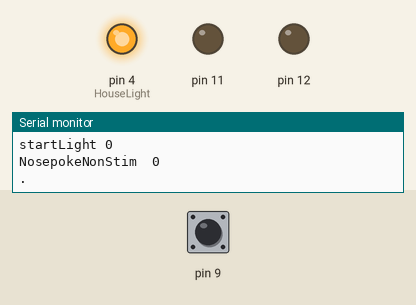
Recording of a sketch running on a simulated Arduino Uno, built with avr-gcc and run on an emulated ATmega328P. On the bench: output pins drawn as LEDs (lit = HIGH), the last lines printed to the serial monitor. The test bench sets the inputs (shaded band); at power-on: pin 9 LOW. Random numbers use the default seed unless the sketch sets one.

Above: at 1.2 s.
1.3 s: pin 9 driven HIGH
At 2.2 s:
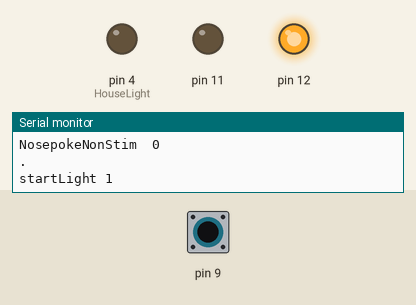
4.3 s: pin 9 pulsed LOW 2 times (0.12 s each, 0.3 s apart)
At 6.0 s:
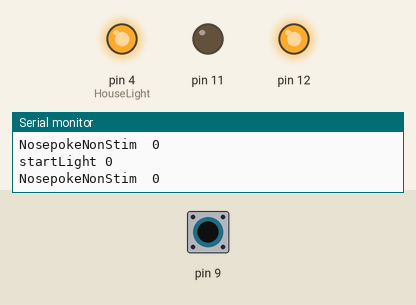
6.4 s: pin 9 pulsed LOW 5 times (0.12 s each, 0.3 s apart)
At 6.77 s:
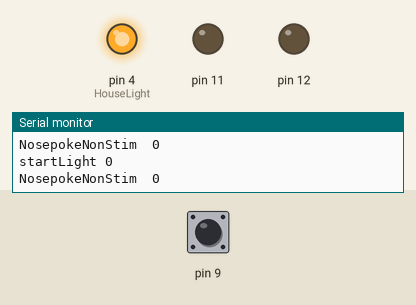
Timing chart, 0 to 9.4 s (numbered marks = the images above; inputs shaded):
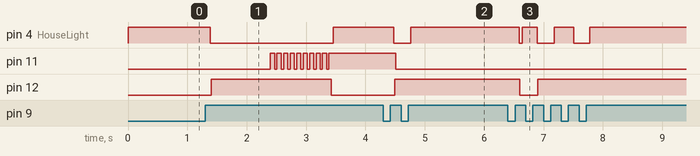

Measured:
- after the input at 1.3 s, pin 4 (HouseLight): HIGH → LOW after 0.08 s, → HIGH 2.1 s later; pin 11: alternates HIGH for 0.07 s and LOW for 0.04 s, 19 changes in all, then stays HIGH, starting after 1.1 s; pin 12: LOW → HIGH after 0.10 s, → LOW 2.0 s later
- after the input at 4.3 s, pin 4 (HouseLight): HIGH → LOW after 0.18 s, → HIGH 0.29 s later; pin 11: HIGH → LOW after 0.21 s; pin 12: LOW → HIGH after 0.19 s
- after the input at 6.4 s, pin 4 (HouseLight): goes LOW 0.05 s, HIGH 0.25 s, LOW 0.29 s, HIGH 0.32 s, LOW 0.27 s, then HIGH, starting after 0.19 s; pin 12: HIGH → LOW after 0.20 s, → HIGH 0.30 s later

The sketch:

Food_Responding_Sept2014.ino
```cpp
/*
  laser and house light control program
  created 2013
  by Glenn Morton 4/20/2013

  Modified by Elizabeth G Guy 9/23/2014

  The circuit: (notice that all pins are organized by groups where inputs are first and outputs are last.)

*/


typedef struct OperantResponse
{
  int inputPin;                   // pin to read inputs on the operant response device (nosepokes)
  boolean state;                   // State used to set the operant device
};

typedef struct Stimulus
{
  int outputPin;                   // pin to turn the reinforcer on and off (Arduino to pellet dispenser and/or light)
  unsigned long OnTime;            // stores milliseconds of ON time for CS light or reward dispenser
  boolean state;                   // State used to set the reinforcer
  unsigned long startTime;         // Store start of stimulus
  unsigned long previousMillis;     // store last update time
};

const unsigned long DispenserOnTime = 50;         // set your  ON time here for pellet dispenser
const int RewardLightOnTime = 2000;       // set how long the CS associated with the pellet will be on
const int ReinforcerDelay = 1000;        // set how long in millis you want to delay reinforcer delivery when the CS is on
const int RandomRatio = 2;                   // set the random ratio value for your schedule of reinforcement

// pin information
const int ButtonPin = 2;     // Button for controlling the house light
const int HouseLight = 4;    // the house light- turn on at start of program and turn off for 2s during reinforcer presentations

const int Nosepoke_NonStim = 7;     // Button for reading the non-stimulated nosepoke hole
const int Nosepoke_Stim = 9;     // Button for reading the stimulated nosepoke hole

const int RewardLight = 12;     // Reward light for pellet dispenser

const int PelletDispenser = 11;  // Pellet dispenser pin

// Variables list:

boolean lightState = HIGH;                       // current state of the light

OperantResponse NonStim = {Nosepoke_NonStim, LOW};      // left operant stimulus information
OperantResponse Stim = {Nosepoke_Stim, LOW};      // right operant stimulus information

Stimulus rewardlight= {RewardLight, RewardLightOnTime, LOW, 0, 0};  // light information for light CS paired with reinforcer

Stimulus dispenser = {PelletDispenser, DispenserOnTime, LOW, 0, 0};  //pellet dispenser information

int masterClock = 0;
int seconds = 0;
int minutes = 0;
int hours = 0;
unsigned long lastChecked = 0;

boolean startLight = false;
int lightStartInSeconds = 0;

//Initialization: set all inputs as INPUT, outputs as OUTPUT and set the initial value of outputs
void setup() {
  Serial.begin(9600);

  randomSeed(analogRead(0)); // seed for the RR2 control of reward delivery

  pinMode(rewardlight.outputPin, OUTPUT);
  digitalWrite(rewardlight.outputPin, HIGH);

  pinMode(dispenser.outputPin, OUTPUT);
  digitalWrite(dispenser.outputPin, LOW);

  pinMode(NonStim.inputPin, INPUT);
  pinMode(Stim.inputPin, INPUT);


  pinMode(HouseLight, OUTPUT);
  digitalWrite(HouseLight, HIGH);
}

//Main loop. Evrything in here runs every frame
void loop() {
  // update the reinforcer stimulus
  rewardlight = UpdateRewardLight(rewardlight);

  //Update the pellet dispenser
  dispenser = UpdateDispenser(dispenser, rewardlight);
  // control the nosepokes
  NosepokeHandler();


  // control the house light
  HouseLighthandler();


  Clock();
}

// Clock function: updates global variables for tracking the amount of time this program has been running.
// parameters: none
// returns: none
void Clock()
{
  boolean printTime = false;
  unsigned long currentTime = millis();
  static int tenths = 100;

  if(lastChecked == 0)
  {
    lastChecked = currentTime;
  }
  if(currentTime - lastChecked >= tenths)
  {
    tenths += 100;
    Serial.println(".");
  }
  if(currentTime - lastChecked >= 1000)
  {
    seconds++;
    tenths = 100;
    lastChecked += 1000;
    //printTime = true;
  }
  if(seconds >= 60)
  {
    minutes++;
    seconds -= 60;
  }
  if(minutes >= 60)
  {
    hours++;
    minutes -=60;
  }
  if(printTime)
  {
    Serial.print(hours);
    Serial.print(":");
    Serial.print(minutes);
    Serial.print(":");
    Serial.print(seconds);
    Serial.print("  millis:");
    Serial.println(currentTime-lastChecked);

    printTime = false;
  }
}
// UpdateRewardLight function: If the input pin is trying to turn the output pin on, have it turn on at the specified length of time; otherwise turn the light off.
// parameters:
//   rewardlight: the light is either on or off
// returns:
//   the updated state of the reinforcer stimulus
struct Stimulus UpdateRewardLight(struct Stimulus curLight) {
  unsigned long currentMillis = millis();

  if (startLight){
      if (curLight.state == LOW){
      curLight.state = HIGH;
      curLight.startTime = currentMillis;
      Serial.print ("Reinforcer ");
      Serial.println("1");
      }
      else{
      if (currentMillis- curLight.startTime > curLight.OnTime){
        curLight.state = LOW; //light turns off
        startLight =false;
        Serial.print ("Reinforcer ");
        Serial.println("0");
        }
      }
  }
    //update output with current state
    digitalWrite(rewardlight.outputPin, curLight.state);
    return curLight;
  }
 //Update Pellet Dispenser Function

//Update Pellet Dispenser Function
struct Stimulus UpdateDispenser(struct Stimulus curDispenser, struct Stimulus curLight) {
  unsigned long currentMillis = millis();

  Serial.print("startLight ");
  Serial.println(startLight);


  if (startLight){
      if (currentMillis - curLight.startTime >= ReinforcerDelay){
        if (curDispenser.state == LOW){
            curDispenser.state = HIGH;
            curDispenser.startTime = currentMillis;
        }
        else if (currentMillis-curDispenser.startTime >= curDispenser.OnTime){
           curDispenser.state = LOW;
        }
    } else {
        curDispenser.state= LOW;
    }
  }
  //update output with current state
  digitalWrite(dispenser.outputPin, curDispenser.state);
  return curDispenser;
}

void NosepokeHandler() {
  NosepokeHandlerStim();
  NosepokeHandlerNonStim();
}

// WheelHandler function: controls the events related to the wheel
// parameters: none
// returns: none
void NosepokeHandlerStim() {
  static int lastNosepokeState = LOW;               // keeps track of whether the wheel was pressed ON or released OFF
  //static int lastNosepokeTime = 0;
  static int NosepokesInTriggerWindow = 0;         // tracking variable for the turns that occured during the triggering window
  // unsigned long randNumber                     // variable to store the output of the random function
  int randNumber = 1;


  // get the current input from the wheel
  Stim.state = digitalRead(Stim.inputPin);

  // if wheel is not HIGH and was LOW the previous frame (i.e. rising edge detecting)
  if (lastNosepokeState == LOW && Stim.state == HIGH) {
    Serial.print("NosepokeStim  ");
    Serial.println(Stim.state);
    // turn the laser on if off
    if(!startLight) {

      if(NosepokesInTriggerWindow <= 10) { // initialize triggering window

        NosepokesInTriggerWindow++;  //update nosepoke counter occured during the triggering window
        startLight = true;          //turn on reinforcer
        Serial.print("Reinforcer ");
        Serial.println("1");
      }
      else{ //more than 10 nosepokes occured
          randNumber = random(RandomRatio);
          Serial.println(randNumber);
          if(randNumber =0){
          // start the laser since enough turns occured during the triggering window
          startLight = true;
          Serial.print("Reinforcer ");
          Serial.println("1");
          }
      }
    }
    else{
            startLight= false;
          }
       }
  lastNosepokeState = Stim.state;         // keep the current state of the nosepoke apparatus for the next frame
  }
void NosepokeHandlerNonStim() {
  static int lastNosepokeState = LOW;      // keeps track of whether the wheel was pressed ON or released OFF

   // get the current input from the wheel
  Stim.state = digitalRead(Stim.inputPin);

  // if wheel is not HIGH and was LOW the previous frame (i.e. rising edge detecting)
  if (lastNosepokeState == LOW && Stim.state == HIGH) {
    Serial.print("NosepokeNonStim  ");
    Serial.println("1");
  }
  else{
    Serial.print("NosepokeNonStim  ");
    Serial.println("0");
  }
 lastNosepokeState = Stim.state;         // keep the current state of the nosepoke apparatus for the next frame
}

//Controlling the Houselight:  On unless the reinforcer is on (then off)
void HouseLighthandler (){
  if (startLight == false){
     digitalWrite (HouseLight, HIGH);
  }
  else {
      digitalWrite (HouseLight, LOW);
  }
}
```
